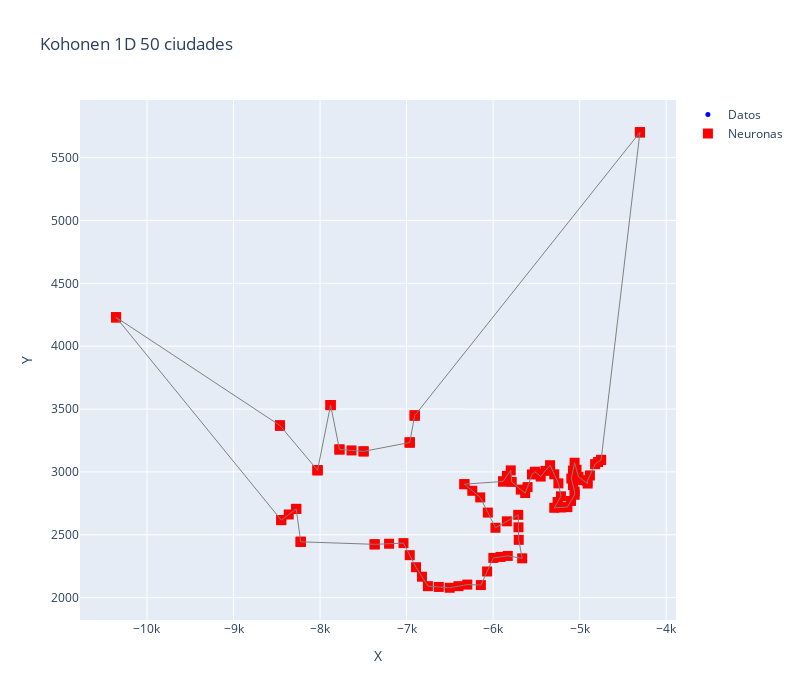

The notebook cell saved with this chart:
### Code cell
resultados_50 = entrenar_1D_unico(
    dataset_50,
    alpha=0.5,
    iteraciones=10000,
    varianza=10,
    multiplicador=2
)

### Figure 1 — Plotly figure (JSON) as saved in the notebook; plotly's stock layout.template omitted (floating-point values rounded to 4 significant figures)
{"data": [{"marker": {"color": "blue", "size": 5}, "mode": "markers", "name": "Datos", "type": "scatter", "x": [-6891.0, -5633.0, -5096.0, -7369.0, -4303.0, -5216.0, -7036.0, -10360.0, -5785.0, -5704.0, -5710.0, -5831.0, -5142.0, -5664.0, -4822.0, -6754.0, -8224.0, -5294.0, -4752.0, -6298.0, -5886.0, -5796.0, -6502.0, -5342.0, -8463.0, -8448.0, -7497.0, -6142.0, -5246.0, -5998.0, -6964.0, -6149.0, -8029.0, -4910.0, -5973.0, -6906.0, -5551.0, -5013.0, -5058.0, -4907.0, -5450.0, -5517.0, -5059.0, -7776.0, -7878.0, -4913.0, -5623.0, -8275.0, -6332.0, -5058.0], "y": [2242.0, 2839.0, 2947.0, 2424.0, 5702.0, 2806.0, 2434.0, 4230.0, 2921.0, 2460.0, 2659.0, 2332.0, 2720.0, 2313.0, 3062.0, 2091.0, 2444.0, 2715.0, 3096.0, 2104.0, 2924.0, 3012.0, 2079.0, 3053.0, 3369.0, 2617.0, 3163.0, 2100.0, 2909.0, 2316.0, 3234.0, 2797.0, 3014.0, 2927.0, 2556.0, 3449.0, 2980.0, 2961.0, 2844.0, 2908.0, 2963.0, 3002.0, 3073.0, 3179.0, 3532.0, 2928.0, 2819.0, 2706.0, 2903.0, 2818.0]}, {"marker": {"color": "red", "size": 10, "symbol": "square"}, "mode": "markers", "name": "Neuronas", "type": "scatter", "x": [-7878.0, -7878.0, -8029.0, -8029.0, -8029.0, -8463.0, -8463.0, -8464.0, -10360.0, -10360.0, -10360.0, -8449.0, -8448.0, -8362.0, -8275.0, -8275.0, -8224.0, -8224.0, -8223.0, -7369.0, -7369.0, -7203.0, -7036.0, -6963.0, -6891.0, -6822.0, -6754.0, -6628.0, -6502.0, -6400.0, -6298.0, -6142.0, -6070.0, -5998.0, -5914.0, -5831.0, -5664.0, -5704.0, -5707.0, -5710.0, -5841.0, -5973.0, -6061.0, -6149.0, -6241.0, -6332.0, -6332.0, -5886.0, -5886.0, -5841.0, -5796.0, -5785.0, -5680.0, -5629.0, -5602.0, -5551.0, -5517.0, -5484.0, -5450.0, -5396.0, -5342.0, -5294.0, -5246.0, -5216.0, -5255.0, -5294.0, -5218.0, -5142.0, -5100.0, -5058.0, -5058.0, -5077.0, -5096.0, -5077.0, -5059.0, -5036.0, -5013.0, -4960.0, -4907.0, -4912.0, -4882.0, -4822.0, -4787.0, -4752.0, -4752.0, -4303.0, -4303.0, -4304.0, -6906.0, -6906.0, -6906.0, -6964.0, -6964.0, -6964.0, -7497.0, -7497.0, -7636.0, -7776.0, -7776.0, -7878.0], "y": [3532.0, 3532.0, 3014.0, 3014.0, 3014.0, 3369.0, 3369.0, 3369.0, 4230.0, 4230.0, 4230.0, 2617.0, 2617.0, 2661.0, 2706.0, 2706.0, 2444.0, 2444.0, 2444.0, 2424.0, 2424.0, 2429.0, 2434.0, 2338.0, 2242.0, 2167.0, 2091.0, 2085.0, 2079.0, 2091.0, 2104.0, 2100.0, 2208.0, 2316.0, 2324.0, 2332.0, 2313.0, 2460.0, 2559.0, 2659.0, 2607.0, 2556.0, 2677.0, 2797.0, 2850.0, 2903.0, 2903.0, 2924.0, 2924.0, 2968.0, 3012.0, 2921.0, 2859.0, 2832.0, 2879.0, 2980.0, 3002.0, 2982.0, 2963.0, 3008.0, 3053.0, 2981.0, 2909.0, 2806.0, 2760.0, 2715.0, 2717.0, 2720.0, 2769.0, 2818.0, 2844.0, 2896.0, 2947.0, 3010.0, 3073.0, 3017.0, 2961.0, 2934.0, 2908.0, 2928.0, 2972.0, 3062.0, 3079.0, 3096.0, 3096.0, 5701.0, 5702.0, 5701.0, 3449.0, 3449.0, 3449.0, 3234.0, 3234.0, 3234.0, 3163.0, 3163.0, 3171.0, 3179.0, 3179.0, 3532.0]}, {"line": {"color": "gray", "width": 1}, "mode": "lines", "showlegend": false, "type": "scatter", "x": [-7878.0, -7878.0], "y": [3532.0, 3532.0]}, {"line": {"color": "gray", "width": 1}, "mode": "lines", "showlegend": false, "type": "scatter", "x": [-7878.0, -8029.0], "y": [3532.0, 3014.0]}, {"line": {"color": "gray", "width": 1}, "mode": "lines", "showlegend": false, "type": "scatter", "x": [-8029.0, -8029.0], "y": [3014.0, 3014.0]}, {"line": {"color": "gray", "width": 1}, "mode": "lines", "showlegend": false, "type": "scatter", "x": [-8029.0, -8029.0], "y": [3014.0, 3014.0]}, {"line": {"color": "gray", "width": 1}, "mode": "lines", "showlegend": false, "type": "scatter", "x": [-8029.0, -8463.0], "y": [3014.0, 3369.0]}, {"line": {"color": "gray", "width": 1}, "mode": "lines", "showlegend": false, "type": "scatter", "x": [-8463.0, -8463.0], "y": [3369.0, 3369.0]}, {"line": {"color": "gray", "width": 1}, "mode": "lines", "showlegend": false, "type": "scatter", "x": [-8463.0, -8464.0], "y": [3369.0, 3369.0]}, {"line": {"color": "gray", "width": 1}, "mode": "lines", "showlegend": false, "type": "scatter", "x": [-8464.0, -10360.0], "y": [3369.0, 4230.0]}, {"line": {"color": "gray", "width": 1}, "mode": "lines", "showlegend": false, "type": "scatter", "x": [-10360.0, -10360.0], "y": [4230.0, 4230.0]}, {"line": {"color": "gray", "width": 1}, "mode": "lines", "showlegend": false, "type": "scatter", "x": [-10360.0, -10360.0], "y": [4230.0, 4230.0]}, {"line": {"color": "gray", "width": 1}, "mode": "lines", "showlegend": false, "type": "scatter", "x": [-10360.0, -8449.0], "y": [4230.0, 2617.0]}, {"line": {"color": "gray", "width": 1}, "mode": "lines", "showlegend": false, "type": "scatter", "x": [-8449.0, -8448.0], "y": [2617.0, 2617.0]}, {"line": {"color": "gray", "width": 1}, "mode": "lines", "showlegend": false, "type": "scatter", "x": [-8448.0, -8362.0], "y": [2617.0, 2661.0]}, {"line": {"color": "gray", "width": 1}, "mode": "lines", "showlegend": false, "type": "scatter", "x": [-8362.0, -8275.0], "y": [2661.0, 2706.0]}, {"line": {"color": "gray", "width": 1}, "mode": "lines", "showlegend": false, "type": "scatter", "x": [-8275.0, -8275.0], "y": [2706.0, 2706.0]}, {"line": {"color": "gray", "width": 1}, "mode": "lines", "showlegend": false, "type": "scatter", "x": [-8275.0, -8224.0], "y": [2706.0, 2444.0]}, {"line": {"color": "gray", "width": 1}, "mode": "lines", "showlegend": false, "type": "scatter", "x": [-8224.0, -8224.0], "y": [2444.0, 2444.0]}, {"line": {"color": "gray", "width": 1}, "mode": "lines", "showlegend": false, "type": "scatter", "x": [-8224.0, -8223.0], "y": [2444.0, 2444.0]}, {"line": {"color": "gray", "width": 1}, "mode": "lines", "showlegend": false, "type": "scatter", "x": [-8223.0, -7369.0], "y": [2444.0, 2424.0]}, {"line": {"color": "gray", "width": 1}, "mode": "lines", "showlegend": false, "type": "scatter", "x": [-7369.0, -7369.0], "y": [2424.0, 2424.0]}, {"line": {"color": "gray", "width": 1}, "mode": "lines", "showlegend": false, "type": "scatter", "x": [-7369.0, -7203.0], "y": [2424.0, 2429.0]}, {"line": {"color": "gray", "width": 1}, "mode": "lines", "showlegend": false, "type": "scatter", "x": [-7203.0, -7036.0], "y": [2429.0, 2434.0]}, {"line": {"color": "gray", "width": 1}, "mode": "lines", "showlegend": false, "type": "scatter", "x": [-7036.0, -6963.0], "y": [2434.0, 2338.0]}, {"line": {"color": "gray", "width": 1}, "mode": "lines", "showlegend": false, "type": "scatter", "x": [-6963.0, -6891.0], "y": [2338.0, 2242.0]}, {"line": {"color": "gray", "width": 1}, "mode": "lines", "showlegend": false, "type": "scatter", "x": [-6891.0, -6822.0], "y": [2242.0, 2167.0]}, {"line": {"color": "gray", "width": 1}, "mode": "lines", "showlegend": false, "type": "scatter", "x": [-6822.0, -6754.0], "y": [2167.0, 2091.0]}, {"line": {"color": "gray", "width": 1}, "mode": "lines", "showlegend": false, "type": "scatter", "x": [-6754.0, -6628.0], "y": [2091.0, 2085.0]}, {"line": {"color": "gray", "width": 1}, "mode": "lines", "showlegend": false, "type": "scatter", "x": [-6628.0, -6502.0], "y": [2085.0, 2079.0]}, {"line": {"color": "gray", "width": 1}, "mode": "lines", "showlegend": false, "type": "scatter", "x": [-6502.0, -6400.0], "y": [2079.0, 2091.0]}, {"line": {"color": "gray", "width": 1}, "mode": "lines", "showlegend": false, "type": "scatter", "x": [-6400.0, -6298.0], "y": [2091.0, 2104]}, {"line": {"color": "gray", "width": 1}, "mode": "lines", "showlegend": false, "type": "scatter", "x": [-6298.0, -6142.0], "y": [2104, 2100.0]}, {"line": {"color": "gray", "width": 1}, "mode": "lines", "showlegend": false, "type": "scatter", "x": [-6142.0, -6070.0], "y": [2100.0, 2208.0]}, {"line": {"color": "gray", "width": 1}, "mode": "lines", "showlegend": false, "type": "scatter", "x": [-6070.0, -5998.0], "y": [2208.0, 2316.0]}, {"line": {"color": "gray", "width": 1}, "mode": "lines", "showlegend": false, "type": "scatter", "x": [-5998.0, -5914.0], "y": [2316.0, 2324.0]}, {"line": {"color": "gray", "width": 1}, "mode": "lines", "showlegend": false, "type": "scatter", "x": [-5914.0, -5831.0], "y": [2324.0, 2332.0]}, {"line": {"color": "gray", "width": 1}, "mode": "lines", "showlegend": false, "type": "scatter", "x": [-5831.0, -5664.0], "y": [2332.0, 2313.0]}, {"line": {"color": "gray", "width": 1}, "mode": "lines", "showlegend": false, "type": "scatter", "x": [-5664.0, -5704.0], "y": [2313.0, 2460.0]}, {"line": {"color": "gray", "width": 1}, "mode": "lines", "showlegend": false, "type": "scatter", "x": [-5704.0, -5707.0], "y": [2460.0, 2559.0]}, {"line": {"color": "gray", "width": 1}, "mode": "lines", "showlegend": false, "type": "scatter", "x": [-5707.0, -5710.0], "y": [2559.0, 2659.0]}, {"line": {"color": "gray", "width": 1}, "mode": "lines", "showlegend": false, "type": "scatter", "x": [-5710.0, -5841.0], "y": [2659.0, 2607.0]}, {"line": {"color": "gray", "width": 1}, "mode": "lines", "showlegend": false, "type": "scatter", "x": [-5841.0, -5973.0], "y": [2607.0, 2556.0]}, {"line": {"color": "gray", "width": 1}, "mode": "lines", "showlegend": false, "type": "scatter", "x": [-5973.0, -6061.0], "y": [2556.0, 2677.0]}, {"line": {"color": "gray", "width": 1}, "mode": "lines", "showlegend": false, "type": "scatter", "x": [-6061.0, -6149.0], "y": [2677.0, 2797.0]}, {"line": {"color": "gray", "width": 1}, "mode": "lines", "showlegend": false, "type": "scatter", "x": [-6149.0, -6241.0], "y": [2797.0, 2850.0]}, {"line": {"color": "gray", "width": 1}, "mode": "lines", "showlegend": false, "type": "scatter", "x": [-6241.0, -6332.0], "y": [2850.0, 2903.0]}, {"line": {"color": "gray", "width": 1}, "mode": "lines", "showlegend": false, "type": "scatter", "x": [-6332.0, -6332.0], "y": [2903.0, 2903.0]}, {"line": {"color": "gray", "width": 1}, "mode": "lines", "showlegend": false, "type": "scatter", "x": [-6332.0, -5886.0], "y": [2903.0, 2924.0]}, {"line": {"color": "gray", "width": 1}, "mode": "lines", "showlegend": false, "type": "scatter", "x": [-5886.0, -5886.0], "y": [2924.0, 2924.0]}, {"line": {"color": "gray", "width": 1}, "mode": "lines", "showlegend": false, "type": "scatter", "x": [-5886.0, -5841.0], "y": [2924.0, 2968.0]}, {"line": {"color": "gray", "width": 1}, "mode": "lines", "showlegend": false, "type": "scatter", "x": [-5841.0, -5796.0], "y": [2968.0, 3012.0]}, {"line": {"color": "gray", "width": 1}, "mode": "lines", "showlegend": false, "type": "scatter", "x": [-5796.0, -5785.0], "y": [3012.0, 2921.0]}, {"line": {"color": "gray", "width": 1}, "mode": "lines", "showlegend": false, "type": "scatter", "x": [-5785.0, -5680.0], "y": [2921.0, 2859.0]}, {"line": {"color": "gray", "width": 1}, "mode": "lines", "showlegend": false, "type": "scatter", "x": [-5680.0, -5629.0], "y": [2859.0, 2832.0]}, {"line": {"color": "gray", "width": 1}, "mode": "lines", "showlegend": false, "type": "scatter", "x": [-5629.0, -5602.0], "y": [2832.0, 2879.0]}, {"line": {"color": "gray", "width": 1}, "mode": "lines", "showlegend": false, "type": "scatter", "x": [-5602.0, -5551.0], "y": [2879.0, 2980.0]}, {"line": {"color": "gray", "width": 1}, "mode": "lines", "showlegend": false, "type": "scatter", "x": [-5551.0, -5517.0], "y": [2980.0, 3002.0]}, {"line": {"color": "gray", "width": 1}, "mode": "lines", "showlegend": false, "type": "scatter", "x": [-5517.0, -5484.0], "y": [3002.0, 2982.0]}, {"line": {"color": "gray", "width": 1}, "mode": "lines", "showlegend": false, "type": "scatter", "x": [-5484.0, -5450.0], "y": [2982.0, 2963.0]}, {"line": {"color": "gray", "width": 1}, "mode": "lines", "showlegend": false, "type": "scatter", "x": [-5450.0, -5396.0], "y": [2963.0, 3008.0]}, {"line": {"color": "gray", "width": 1}, "mode": "lines", "showlegend": false, "type": "scatter", "x": [-5396.0, -5342.0], "y": [3008.0, 3053.0]}, {"line": {"color": "gray", "width": 1}, "mode": "lines", "showlegend": false, "type": "scatter", "x": [-5342.0, -5294.0], "y": [3053.0, 2981.0]}, {"line": {"color": "gray", "width": 1}, "mode": "lines", "showlegend": false, "type": "scatter", "x": [-5294.0, -5246.0], "y": [2981.0, 2909.0]}, {"line": {"color": "gray", "width": 1}, "mode": "lines", "showlegend": false, "type": "scatter", "x": [-5246.0, -5216.0], "y": [2909.0, 2806.0]}, {"line": {"color": "gray", "width": 1}, "mode": "lines", "showlegend": false, "type": "scatter", "x": [-5216.0, -5255.0], "y": [2806.0, 2760.0]}, {"line": {"color": "gray", "width": 1}, "mode": "lines", "showlegend": false, "type": "scatter", "x": [-5255.0, -5294.0], "y": [2760.0, 2715.0]}, {"line": {"color": "gray", "width": 1}, "mode": "lines", "showlegend": false, "type": "scatter", "x": [-5294.0, -5218.0], "y": [2715.0, 2717.0]}, {"line": {"color": "gray", "width": 1}, "mode": "lines", "showlegend": false, "type": "scatter", "x": [-5218.0, -5142.0], "y": [2717.0, 2720.0]}, {"line": {"color": "gray", "width": 1}, "mode": "lines", "showlegend": false, "type": "scatter", "x": [-5142.0, -5100.0], "y": [2720.0, 2769.0]}, {"line": {"color": "gray", "width": 1}, "mode": "lines", "showlegend": false, "type": "scatter", "x": [-5100.0, -5058.0], "y": [2769.0, 2818.0]}, {"line": {"color": "gray", "width": 1}, "mode": "lines", "showlegend": false, "type": "scatter", "x": [-5058.0, -5058.0], "y": [2818.0, 2844.0]}, {"line": {"color": "gray", "width": 1}, "mode": "lines", "showlegend": false, "type": "scatter", "x": [-5058.0, -5077.0], "y": [2844.0, 2896.0]}, {"line": {"color": "gray", "width": 1}, "mode": "lines", "showlegend": false, "type": "scatter", "x": [-5077.0, -5096.0], "y": [2896.0, 2947.0]}, {"line": {"color": "gray", "width": 1}, "mode": "lines", "showlegend": false, "type": "scatter", "x": [-5096.0, -5077.0], "y": [2947.0, 3010.0]}, {"line": {"color": "gray", "width": 1}, "mode": "lines", "showlegend": false, "type": "scatter", "x": [-5077.0, -5059.0], "y": [3010.0, 3073.0]}, {"line": {"color": "gray", "width": 1}, "mode": "lines", "showlegend": false, "type": "scatter", "x": [-5059.0, -5036.0], "y": [3073.0, 3017.0]}, {"line": {"color": "gray", "width": 1}, "mode": "lines", "showlegend": false, "type": "scatter", "x": [-5036.0, -5013.0], "y": [3017.0, 2961.0]}, {"line": {"color": "gray", "width": 1}, "mode": "lines", "showlegend": false, "type": "scatter", "x": [-5013.0, -4960.0], "y": [2961.0, 2934.0]}, {"line": {"color": "gray", "width": 1}, "mode": "lines", "showlegend": false, "type": "scatter", "x": [-4960.0, -4907.0], "y": [2934.0, 2908.0]}, {"line": {"color": "gray", "width": 1}, "mode": "lines", "showlegend": false, "type": "scatter", "x": [-4907.0, -4912.0], "y": [2908.0, 2928.0]}, {"line": {"color": "gray", "width": 1}, "mode": "lines", "showlegend": false, "type": "scatter", "x": [-4912.0, -4882.0], "y": [2928.0, 2972.0]}, {"line": {"color": "gray", "width": 1}, "mode": "lines", "showlegend": false, "type": "scatter", "x": [-4882.0, -4822.0], "y": [2972.0, 3062.0]}, {"line": {"color": "gray", "width": 1}, "mode": "lines", "showlegend": false, "type": "scatter", "x": [-4822.0, -4787.0], "y": [3062.0, 3079.0]}, {"line": {"color": "gray", "width": 1}, "mode": "lines", "showlegend": false, "type": "scatter", "x": [-4787.0, -4752.0], "y": [3079.0, 3096.0]}, {"line": {"color": "gray", "width": 1}, "mode": "lines", "showlegend": false, "type": "scatter", "x": [-4752.0, -4752.0], "y": [3096.0, 3096.0]}, {"line": {"color": "gray", "width": 1}, "mode": "lines", "showlegend": false, "type": "scatter", "x": [-4752.0, -4303.0], "y": [3096.0, 5701.0]}, {"line": {"color": "gray", "width": 1}, "mode": "lines", "showlegend": false, "type": "scatter", "x": [-4303.0, -4303.0], "y": [5701.0, 5702.0]}, {"line": {"color": "gray", "width": 1}, "mode": "lines", "showlegend": false, "type": "scatter", "x": [-4303.0, -4304.0], "y": [5702.0, 5701.0]}, {"line": {"color": "gray", "width": 1}, "mode": "lines", "showlegend": false, "type": "scatter", "x": [-4304.0, -6906.0], "y": [5701.0, 3449.0]}, {"line": {"color": "gray", "width": 1}, "mode": "lines", "showlegend": false, "type": "scatter", "x": [-6906.0, -6906.0], "y": [3449.0, 3449.0]}, {"line": {"color": "gray", "width": 1}, "mode": "lines", "showlegend": false, "type": "scatter", "x": [-6906.0, -6906.0], "y": [3449.0, 3449.0]}, {"line": {"color": "gray", "width": 1}, "mode": "lines", "showlegend": false, "type": "scatter", "x": [-6906.0, -6964.0], "y": [3449.0, 3234.0]}, {"line": {"color": "gray", "width": 1}, "mode": "lines", "showlegend": false, "type": "scatter", "x": [-6964.0, -6964.0], "y": [3234.0, 3234.0]}, {"line": {"color": "gray", "width": 1}, "mode": "lines", "showlegend": false, "type": "scatter", "x": [-6964.0, -6964.0], "y": [3234.0, 3234.0]}, {"line": {"color": "gray", "width": 1}, "mode": "lines", "showlegend": false, "type": "scatter", "x": [-6964.0, -7497.0], "y": [3234.0, 3163.0]}, {"line": {"color": "gray", "width": 1}, "mode": "lines", "showlegend": false, "type": "scatter", "x": [-7497.0, -7497.0], "y": [3163.0, 3163.0]}, {"line": {"color": "gray", "width": 1}, "mode": "lines", "showlegend": false, "type": "scatter", "x": [-7497.0, -7636.0], "y": [3163.0, 3171.0]}, {"line": {"color": "gray", "width": 1}, "mode": "lines", "showlegend": false, "type": "scatter", "x": [-7636.0, -7776.0], "y": [3171.0, 3179.0]}, {"line": {"color": "gray", "width": 1}, "mode": "lines", "showlegend": false, "type": "scatter", "x": [-7776.0, -7776.0], "y": [3179.0, 3179.0]}, {"line": {"color": "gray", "width": 1}, "mode": "lines", "showlegend": false, "type": "scatter", "x": [-7776.0, -7878.0], "y": [3179.0, 3532.0]}, {"line": {"color": "gray", "width": 1}, "mode": "lines", "showlegend": false, "type": "scatter", "x": [-7878.0, -7878.0], "y": [3532.0, 3532.0]}], "layout": {"height": 700, "showlegend": true, "title": {"text": "Kohonen 1D 50 ciudades"}, "width": 800, "xaxis": {"title": {"text": "X"}}, "yaxis": {"title": {"text": "Y"}}}}
